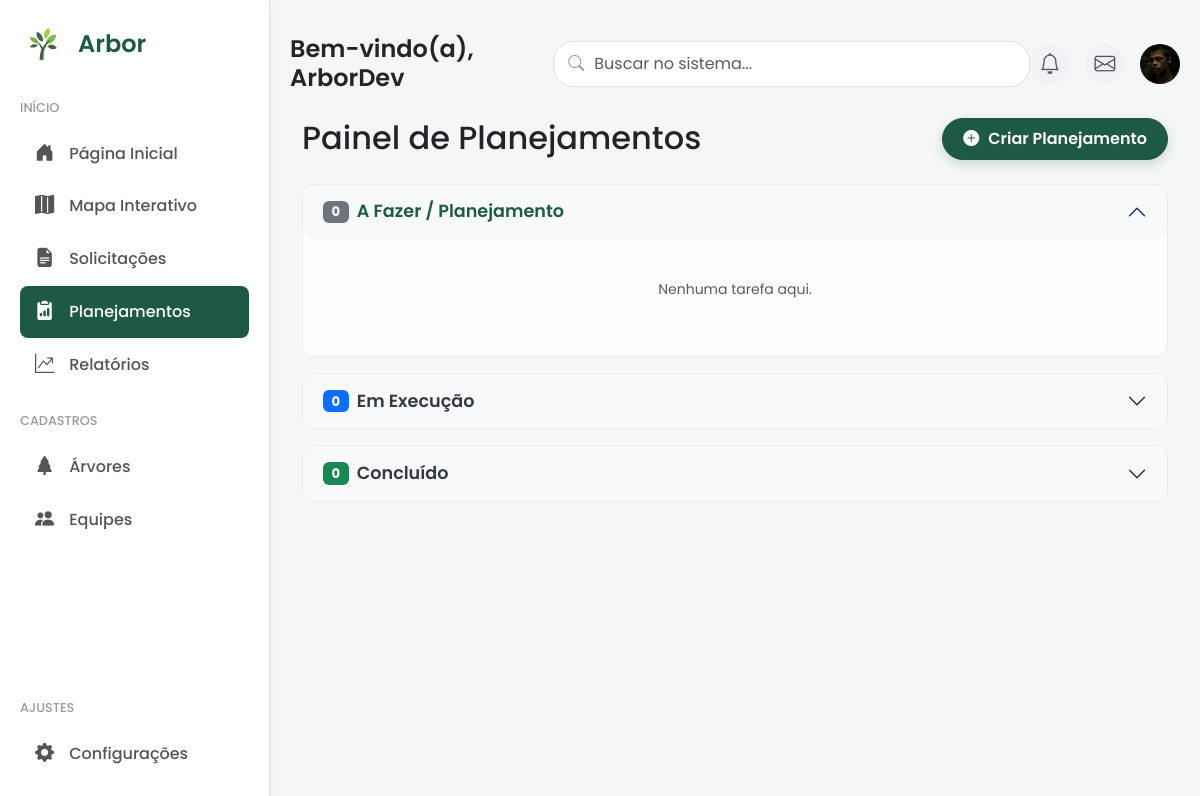
The page /obras/ (signed in) on the database as committed earlier.
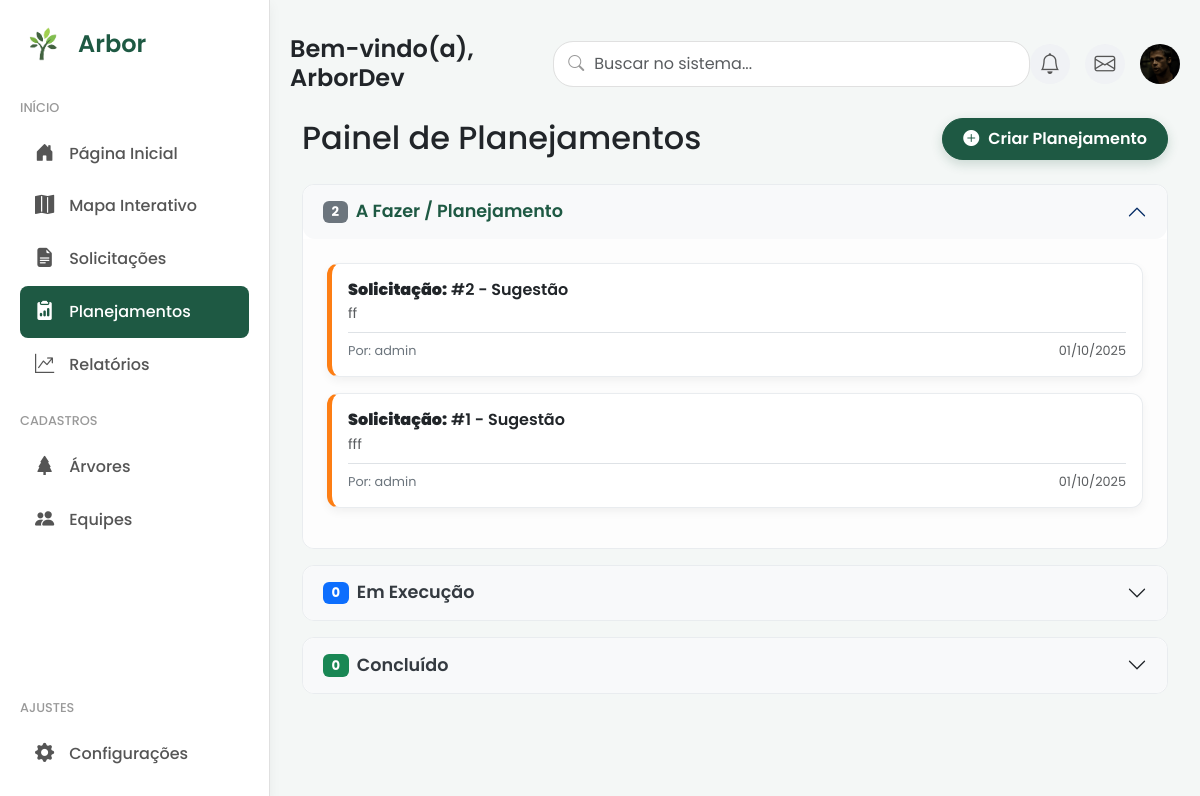
The same page on the database as committed later.
### core/models.py (models this page shows, shortened)
class Solicitacao(models.Model):
    TIPO_CHOICES = (
        ('SUGESTAO', 'Sugestão'),
        ('DENUNCIA', 'Denúncia'),
    )
    STATUS_CHOICES = (
        ('EM_ABERTO', 'Em Aberto'),
        ('EM_ANDAMENTO', 'Em Andamento'),
        ('FINALIZADO', 'Finalizado'),
        ('RECUSADO', 'Recusado'),
    )
    tipo = models.CharField(max_length=10, choices=TIPO_CHOICES)
    status = models.CharField(max_length=20, choices=STATUS_CHOICES, default='EM_ABERTO')
    descricao = models.TextField()
    data_criacao = models.DateTimeField(auto_now_add=True)
    cidadao = models.ForeignKey(User, on_delete=models.CASCADE)
    equipe_delegada = models.ForeignKey(Equipe, on_delete=models.SET_NULL, null=True, blank=True)
    latitude = models.FloatField(null=True, blank=True)
    longitude = models.FloatField(null=True, blank=True)

### core/views.py (the view)
# urls.py: path('obras/', obras_view, name='obras_list'),
@login_required
def obras_view(request):
    arvores = InstanciaArvore.objects.all()
    def contar_arvores_na_area(area):
        if not area.geom:
            return 0
        polygon_coords = area.geom['coordinates'][0]
        polygon = [(lat, lon) for lon, lat in polygon_coords]
        count = 0
        for arvore in arvores:
            ponto_arvore = (arvore.latitude, arvore.longitude)
            if is_point_in_polygon(ponto_arvore, polygon):
                count += 1
        return count
    solicitacoes_a_fazer = Solicitacao.objects.filter(status='EM_ABERTO').order_by('-data_criacao')
    areas_a_fazer_qs = Area.objects.filter(status__in=['PLANEJANDO', 'AGUARDANDO_APROVAÇAO']).order_by('-data_criacao')
    areas_a_fazer = []
    for area in areas_a_fazer_qs:
        area.contagem_arvores = contar_arvores_na_area(area)
        areas_a_fazer.append(area)
    solicitacoes_em_execucao = Solicitacao.objects.filter(status='EM_ANDAMENTO').order_by('-data_criacao')
    areas_em_execucao_qs = Area.objects.filter(status='EM_EXECUCAO').order_by('-data_criacao')
    areas_em_execucao = []
    for area in areas_em_execucao_qs:
        area.contagem_arvores = contar_arvores_na_area(area)
        areas_em_execucao.append(area)
    solicitacoes_concluidas = Solicitacao.objects.filter(status='FINALIZADO').order_by('-data_criacao')
    areas_concluidas_qs = Area.objects.filter(status='FINALIZADO').order_by('-data_criacao')
    areas_concluidas = []
    for area in areas_concluidas_qs:
        area.contagem_arvores = contar_arvores_na_area(area)
        areas_concluidas.append(area)
    count_a_fazer = solicitacoes_a_fazer.count() + len(areas_a_fazer)
    count_em_execucao = solicitacoes_em_execucao.count() + len(areas_em_execucao)
    count_concluido = solicitacoes_concluidas.count() + len(areas_concluidas)
    context = {
        'solicitacoes_a_fazer': solicitacoes_a_fazer,
        'areas_a_fazer': areas_a_fazer,
        'solicitacoes_em_execucao': solicitacoes_em_execucao,
        'areas_em_execucao': areas_em_execucao,
        'solicitacoes_concluidas': solicitacoes_concluidas,
        'areas_concluidas': areas_concluidas,
        'count_a_fazer': count_a_fazer,
        'count_em_execucao': count_em_execucao,
        'count_concluido': count_concluido,
    }
    return render(request, 'core/obras.html', context)

### core/templates/core/obras.html (shortened to what this page needs)
{% extends 'core/base_app.html' %}
{% block content %}
<div class="page-header d-flex justify-content-between align-items-center mb-4">
    <h2 class="mb-0">Painel de Planejamentos</h2>
    <a href="#" class="btn btn-principal-acao">
        <i class="bi bi-plus-circle-fill me-1"></i>
        <span>Criar Planejamento</span>
    </a>
</div>
<div class="accordion accordion-flush" id="kanbanAccordion">
    <div class="accordion-item">
        <h2 class="accordion-header" id="headingAFazer">
            <button class="accordion-button" type="button" data-bs-toggle="collapse" data-bs-target="#collapseAFazer" aria-expanded="true" aria-controls="collapseAFazer">
                <span class="badge bg-secondary me-2">{{ count_a_fazer }}</span> A Fazer / Planejamento
            </button>
        </h2>
        <div id="collapseAFazer" class="accordion-collapse collapse show" aria-labelledby="headingAFazer" data-bs-parent="#kanbanAccordion">
            <div class="accordion-body">
                {% for solicitacao in solicitacoes_a_fazer %}
                     <div class="card card-obra card-obra-solicitacao mb-3">
                        <div class="card-body">
                            <h6 class="card-title mb-1"><strong>Solicitação:</strong> #{{ solicitacao.id }} - {{ solicitacao.get_tipo_display }}</h6>
                            <p class="mb-1 small text-muted">{{ solicitacao.descricao|truncatewords:15 }}</p>
                            <div class="d-flex justify-content-between card-footer-text mt-2 pt-2 border-top">
                                <span>Por: {{ solicitacao.cidadao.username }}</span>
                                <span class="text-muted">{{ solicitacao.data_criacao|date:"d/m/Y" }}</span>
                            </div>
                        </div>
                    </div>
                {% endfor %}
                {% if not areas_a_fazer and not solicitacoes_a_fazer %}
                    <p class="text-center text-muted small p-3">Nenhuma tarefa aqui.</p>
                {% endif %}
            </div>
        </div>
    </div>
    <div class="accordion-item">
        <h2 class="accordion-header" id="headingEmExecucao">
            <button class="accordion-button collapsed" type="button" data-bs-toggle="collapse" data-bs-target="#collapseEmExecucao" aria-expanded="false" aria-controls="collapseEmExecucao">
                <span class="badge bg-primary me-2">{{ count_em_execucao }}</span> Em Execução
            </button>
        </h2>
    </div>
    <div class="accordion-item">
        <h2 class="accordion-header" id="headingConcluido">
            <button class="accordion-button collapsed" type="button" data-bs-toggle="collapse" data-bs-target="#collapseConcluido" aria-expanded="false" aria-controls="collapseConcluido">
                <span class="badge bg-success me-2">{{ count_concluido }}</span> Concluído
            </button>
        </h2>
    </div>
</div>
{% endblock %}

Rows that differ between the two databases and show on the page:
added Solicitacao: id "2", tipo "Sugestão", descricao "ff", cidadao.username "admin", data_criacao "01/10/2025"
added Solicitacao: id "1", tipo "Sugestão", descricao "fff", cidadao.username "admin", data_criacao "01/10/2025"
Other text that changed with them:
{{ count_a_fazer }}: "0" → "2"
text no longer shown: "Nenhuma tarefa aqui."
